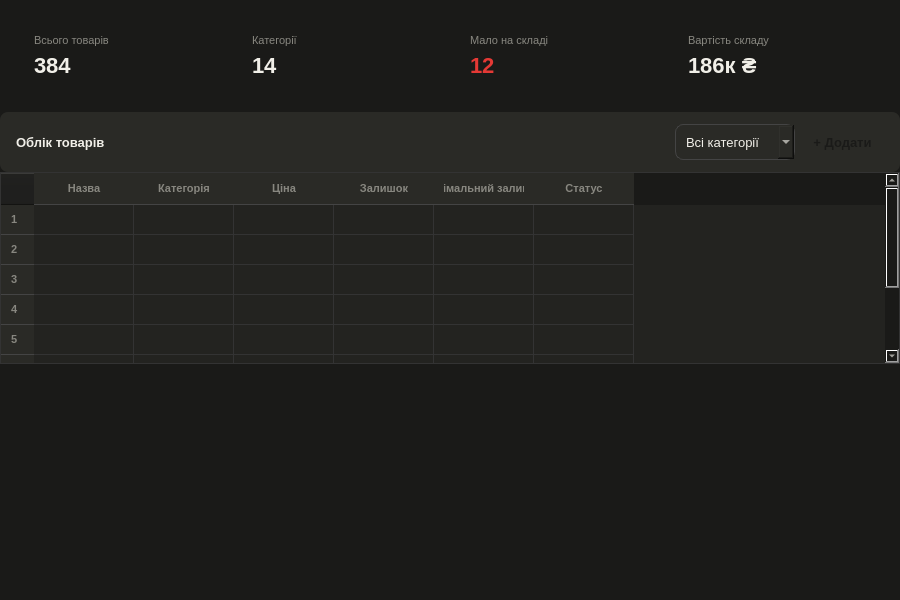
<?xml version="1.0" encoding="UTF-8"?>
<ui version="4.0">
 <class>ProductsWidget</class>
 <widget class="QWidget" name="ProductsWidget">
  <property name="geometry">
   <rect><x>0</x><y>0</y><width>900</width><height>600</height></rect>
  </property>
  <property name="windowTitle"><string>Товари</string></property>
  <property name="toolTip"><string>Вікно обліку товарів та залишків на складі</string></property>
  <property name="styleSheet">
   <string>QWidget { background-color: #1a1a18; color: #f1efe8; font-family: 'Segoe UI'; font-size: 13px; }
QFrame#card { background-color: #232320; border: 1px solid #333; border-radius: 8px; }
QTableWidget { background-color: #232320; border: 1px solid #333; gridline-color: #333; }
QHeaderView::section { background-color: #2a2a26; color: #888780; font-size: 11px; font-weight: bold; padding: 6px 10px; border: none; border-bottom: 1px solid #444; }
QTableWidget::item { padding: 6px 10px; }
QTableWidget::item:selected { background-color: #3a3a36; }
QPushButton { background-color: #232320; color: #f1efe8; border: 1px solid #444; border-radius: 6px; padding: 5px 12px; min-height: 26px; }
QPushButton:hover { background-color: #3a3a36; border-color: #EF9F27; }
QPushButton#btnAdd { background-color: #EF9F27; color: #1a1a18; font-weight: bold; border: none; }
QComboBox { background-color: #232320; color: #f1efe8; border: 1px solid #444; border-radius: 6px; padding: 4px 10px; min-height: 26px; }
QComboBox QAbstractItemView { background-color: #232320; color: #f1efe8; selection-background-color: #3a3a36; }</string>
  </property>

  <layout class="QVBoxLayout" name="mainLayout">
   <property name="spacing"><number>0</number></property>
   <property name="margin"><number>0</number></property>

   <item>
    <layout class="QHBoxLayout" name="metricsLayout">
     <property name="spacing"><number>12</number></property>
     <property name="margin"><number>20</number></property>

     <item>
      <widget class="QFrame" name="cardTotal">
       <property name="objectName"><string>card</string></property>
       <property name="toolTip"><string>Загальна кількість товарних позицій у базі даних</string></property>
       <layout class="QVBoxLayout"><property name="margin"><number>14</number></property>
        <item><widget class="QLabel"><property name="text"><string>Всього товарів</string></property>
         <property name="styleSheet"><string>color:#888780; font-size:11px;</string></property></widget></item>
        <item><widget class="QLabel" name="lblTotal"><property name="text"><string>384</string></property>
         <property name="styleSheet"><string>color:#f1efe8; font-size:22px; font-weight:500;</string></property></widget></item>
       </layout>
      </widget>
     </item>

     <item>
      <widget class="QFrame" name="cardCat">
       <property name="objectName"><string>card</string></property>
       <property name="toolTip"><string>Кількість товарних категорій</string></property>
       <layout class="QVBoxLayout"><property name="margin"><number>14</number></property>
        <item><widget class="QLabel"><property name="text"><string>Категорії</string></property>
         <property name="styleSheet"><string>color:#888780; font-size:11px;</string></property></widget></item>
        <item><widget class="QLabel" name="lblCat"><property name="text"><string>14</string></property>
         <property name="styleSheet"><string>color:#f1efe8; font-size:22px; font-weight:500;</string></property></widget></item>
       </layout>
      </widget>
     </item>

     <item>
      <widget class="QFrame" name="cardLow">
       <property name="objectName"><string>card</string></property>
       <property name="toolTip"><string>Кількість позицій з залишком нижче мінімального</string></property>
       <layout class="QVBoxLayout"><property name="margin"><number>14</number></property>
        <item><widget class="QLabel"><property name="text"><string>Мало на складі</string></property>
         <property name="styleSheet"><string>color:#888780; font-size:11px;</string></property></widget></item>
        <item><widget class="QLabel" name="lblLow"><property name="text"><string>12</string></property>
         <property name="styleSheet"><string>color:#e53935; font-size:22px; font-weight:500;</string></property></widget></item>
       </layout>
      </widget>
     </item>

     <item>
      <widget class="QFrame" name="cardVal">
       <property name="objectName"><string>card</string></property>
       <property name="toolTip"><string>Загальна вартість товарів на складі</string></property>
       <layout class="QVBoxLayout"><property name="margin"><number>14</number></property>
        <item><widget class="QLabel"><property name="text"><string>Вартість складу</string></property>
         <property name="styleSheet"><string>color:#888780; font-size:11px;</string></property></widget></item>
        <item><widget class="QLabel" name="lblVal"><property name="text"><string>186к ₴</string></property>
         <property name="styleSheet"><string>color:#f1efe8; font-size:22px; font-weight:500;</string></property></widget></item>
       </layout>
      </widget>
     </item>

    </layout>
   </item>

   <item>
    <widget class="QFrame" name="tableCard">
     <property name="objectName"><string>card</string></property>
     <property name="toolTip"><string>Таблиця обліку товарів та залишків</string></property>
     <layout class="QVBoxLayout">
      <property name="spacing"><number>0</number></property>
      <property name="margin"><number>0</number></property>

      <item>
       <widget class="QWidget" name="tableHeader">
        <property name="styleSheet"><string>background-color:#2a2a26; border-radius:8px 8px 0 0;</string></property>
        <layout class="QHBoxLayout">
         <property name="leftMargin"><number>16</number></property><property name="rightMargin"><number>16</number></property>
         <property name="topMargin"><number>12</number></property><property name="bottomMargin"><number>12</number></property>
         <item><widget class="QLabel"><property name="text"><string>Облік товарів</string></property>
          <property name="styleSheet"><string>color:#f1efe8; font-size:13px; font-weight:500;</string></property></widget></item>
          <item>
           <spacer name="horizontalSpacer">
            <property name="orientation">
             <enum>Qt::Horizontal</enum>
            </property>
            <property name="sizeHint" stdset="0">
             <size>
              <width>40</width>
              <height>20</height>
             </size>
            </property>
           </spacer>
          </item>
         <item>
          <widget class="QComboBox" name="cmbCategory">
           <property name="toolTip"><string>Фільтр товарів за категорією</string></property>
           <property name="fixedWidth"><number>150</number></property>
           <item><property name="text"><string>Всі категорії</string></property></item>
           <item><property name="text"><string>Молочні</string></property></item>
           <item><property name="text"><string>Хлібобулочні</string></property></item>
           <item><property name="text"><string>Напої</string></property></item>
           <item><property name="text"><string>Олії</string></property></item>
          </widget>
         </item>
         <item>
          <widget class="QPushButton" name="btnAdd">
           <property name="text"><string>+ Додати</string></property>
           <property name="objectName"><string>btnAdd</string></property>
           <property name="toolTip"><string>Додати нову товарну позицію до обліку</string></property>
           <property name="fixedWidth"><number>100</number></property>
          </widget>
         </item>
        </layout>
       </widget>
      </item>

      <item>
       <widget class="QTableWidget" name="tableProducts">
        <property name="toolTip"><string>Список товарів: назва, категорія, ціна, залишок, мінімум, статус</string></property>
        <property name="columnCount"><number>6</number></property>
        <property name="rowCount"><number>8</number></property>
        <property name="showGrid"><bool>true</bool></property>
        <property name="selectionBehavior"><enum>QAbstractItemView::SelectRows</enum></property>
        <property name="editTriggers"><set>QAbstractItemView::NoEditTriggers</set></property>
        <column><property name="text"><string>Назва</string></property></column>
        <column><property name="text"><string>Категорія</string></property></column>
        <column><property name="text"><string>Ціна</string></property></column>
        <column><property name="text"><string>Залишок</string></property></column>
        <column><property name="text"><string>Мінімальний залишок</string></property></column>
        <column><property name="text"><string>Статус</string></property></column>
        <row/><row/><row/><row/><row/><row/><row/><row/>
       </widget>
      </item>

     </layout>
    </widget>
   </item>

<item>
 <spacer name="verticalSpacer">
  <property name="orientation">
   <enum>Qt::Vertical</enum>
  </property>
  <property name="sizeHint" stdset="0">
   <size>
    <width>20</width>
    <height>40</height>
   </size>
  </property>
 </spacer>
</item>
  </layout>
 </widget>
 <resources/>
 <connections/>
</ui>
